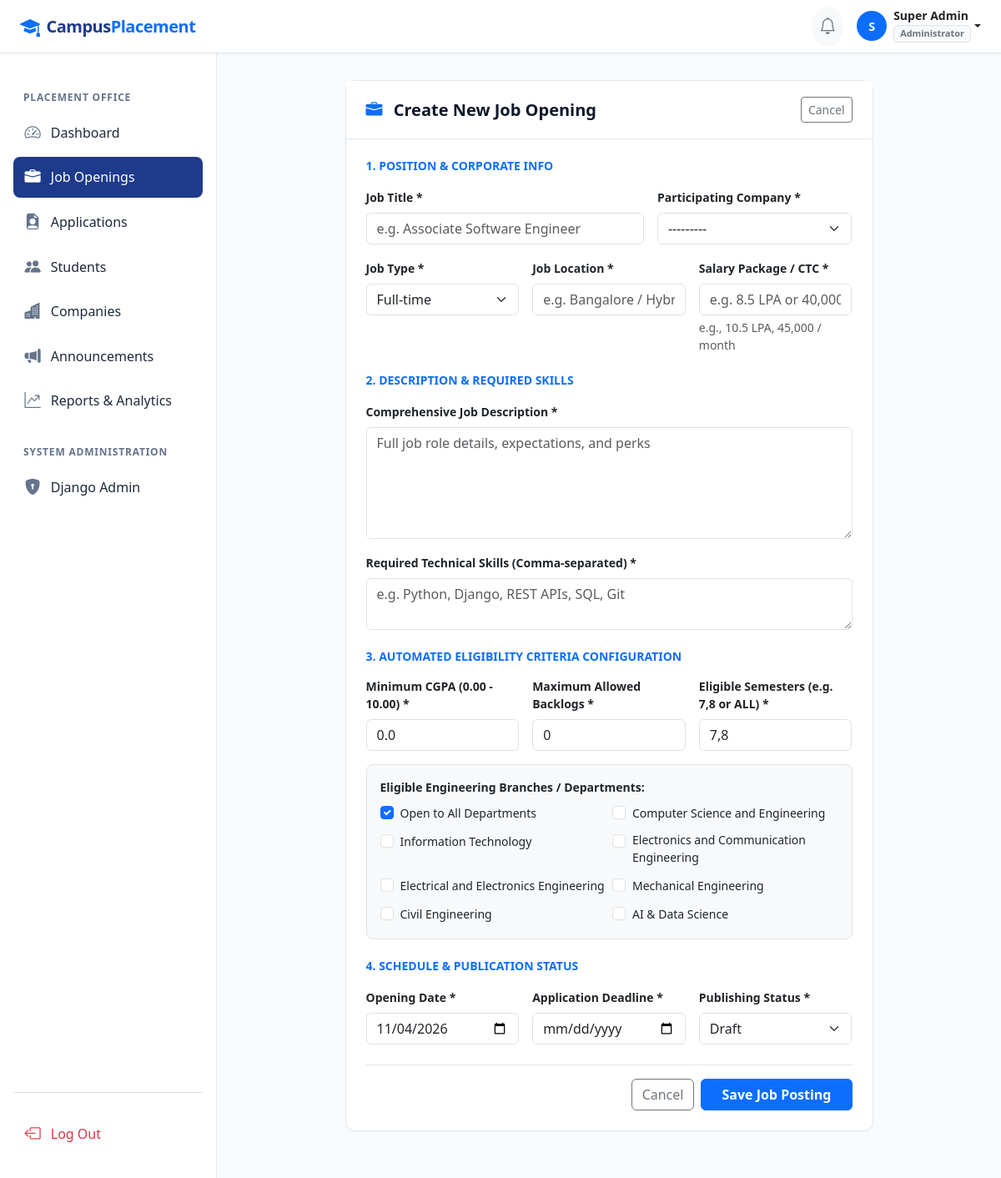
Screenshot of /jobs/create/ (signed in) with the database file from the repository.
### accounts/models.py (models this page shows, shortened)
class User(AbstractUser):
    ROLE_STUDENT = 'student'
    ROLE_OFFICER = 'officer'
    ROLE_ADMIN = 'admin'
    ROLE_CHOICES = [
        (ROLE_STUDENT, 'Student'),
        (ROLE_OFFICER, 'Placement Officer'),
        (ROLE_ADMIN, 'Administrator'),
    ]
    role = models.CharField(max_length=20, choices=ROLE_CHOICES, default=ROLE_STUDENT)
    email = models.EmailField(unique=True, help_text="Email address must be unique.")
    @property
    def is_student(self):
        return self.role == self.ROLE_STUDENT
    @property
    def is_officer(self):
        return self.role == self.ROLE_OFFICER or self.is_superuser or self.is_staff

### jobs/views.py (the view)
# urls.py: path('create/', views.job_create, name='create'),
@officer_required
def job_create(request):
    if request.method == 'POST':
        form = JobForm(request.POST)
        if form.is_valid():
            job = form.save(commit=False)
            job.created_by = request.user
            job.save()
            messages.success(request, f"Job '{job.title}' created successfully.")
            return redirect('jobs:detail', pk=job.pk)
        else:
            messages.error(request, "Please check the form for errors.")
    else:
        form = JobForm()
    return render(request, 'jobs/job_form.html', {'form': form, 'title': 'Create New Job Opening'})

### companies/models.py (called while the page is built)
    def __str__(self):
        return self.name

### notifications/context_processors.py (called while the page is built)
def unread_notifications_count(request):
    if request.user.is_authenticated:
        count = request.user.notifications.filter(is_read=False).count()
        unread_notifications = request.user.notifications.filter(is_read=False)[:5]
        return {
            'unread_notifications_count': count,
            'recent_unread_notifications': unread_notifications,
        }
    return {
        'unread_notifications_count': 0,
        'recent_unread_notifications': [],
    }

### templates/jobs/job_form.html (shortened to what this page needs)
{% extends 'base.html' %}
{% load static %}
{% block content %}
<div class="container-fluid">
  <div class="row justify-content-center">
    <div class="col-lg-9">
      <div class="card card-custom mb-4">
        <div class="card-header bg-white d-flex justify-content-between align-items-center">
          <h5 class="fw-bold mb-0"><i class="bi bi-briefcase-fill text-primary me-2"></i> {{ title }}</h5>
          <a href="{% url 'jobs:list' %}" class="btn btn-sm btn-outline-secondary">Cancel</a>
        </div>
        <div class="card-body p-4">
          <form method="post" novalidate>
            <h6 class="fw-bold text-primary mb-3 text-uppercase small letter-spacing-1">1. Position & Corporate Info</h6>
            <div class="row g-3 mb-4">
              <div class="col-md-7">
                <label class="form-label fw-semibold small">Job Title *</label>
                {{ form.title }}
              </div>
              <div class="col-md-5">
                <label class="form-label fw-semibold small">Participating Company *</label>
                {{ form.company }}
              </div>
              <div class="col-md-4">
                <label class="form-label fw-semibold small">Job Type *</label>
                {{ form.job_type }}
              </div>
              <div class="col-md-4">
                <label class="form-label fw-semibold small">Job Location *</label>
                {{ form.location }}
              </div>
              <div class="col-md-4">
                <label class="form-label fw-semibold small">Salary Package / CTC *</label>
                {{ form.salary_package }}
                <div class="form-text small">{{ form.salary_package.help_text }}</div>
              </div>
            </div>
            <h6 class="fw-bold text-primary mb-3 text-uppercase small letter-spacing-1">2. Description & Required Skills</h6>
            <div class="mb-3">
              <label class="form-label fw-semibold small">Comprehensive Job Description *</label>
              {{ form.description }}
            </div>
            <div class="mb-4">
              <label class="form-label fw-semibold small">Required Technical Skills (Comma-separated) *</label>
              {{ form.required_skills }}
            </div>
            <h6 class="fw-bold text-primary mb-3 text-uppercase small letter-spacing-1">3. Automated Eligibility Criteria Configuration</h6>
            <div class="row g-3 mb-3">
              <div class="col-md-4">
                <label class="form-label fw-semibold small">Minimum CGPA (0.00 - 10.00) *</label>
                {{ form.min_cgpa }}
              </div>
              <div class="col-md-4">
                <label class="form-label fw-semibold small">Maximum Allowed Backlogs *</label>
                {{ form.max_backlogs }}
              </div>
              <div class="col-md-4">
                <label class="form-label fw-semibold small">Eligible Semesters (e.g. 7,8 or ALL) *</label>
                {{ form.eligible_semesters }}
              </div>
            </div>
            <div class="mb-4 p-3 bg-light rounded-3 border">
              <label class="form-label fw-semibold small d-block mb-2">Eligible Engineering Branches / Departments:</label>
              <div class="row g-2">
                {% for choice in form.department_selection %}
                  <div class="col-md-6">
                    <div class="form-check">
                      {{ choice.tag }}
                      <label class="form-check-label small" for="{{ choice.id_for_label }}">{{ choice.choice_label }}</label>
                    </div>
                  </div>
                {% endfor %}
              </div>
            </div>
            <h6 class="fw-bold text-primary mb-3 text-uppercase small letter-spacing-1">4. Schedule & Publication Status</h6>
            <div class="row g-3 mb-4">
              <div class="col-md-4">
                <label class="form-label fw-semibold small">Opening Date *</label>
                {{ form.opening_date }}
              </div>
              <div class="col-md-4">
                <label class="form-label fw-semibold small">Application Deadline *</label>
                {{ form.deadline }}
              </div>
              <div class="col-md-4">
                <label class="form-label fw-semibold small">Publishing Status *</label>
                {{ form.status }}
              </div>
            </div>
            <div class="d-flex justify-content-end gap-2 border-top pt-3">
              <a href="{% url 'jobs:list' %}" class="btn btn-outline-secondary">Cancel</a>
              <button type="submit" class="btn btn-primary px-4 fw-semibold">Save Job Posting</button>
            </div>
          </form>
        </div>
      </div>
    </div>
  </div>
</div>
{% endblock %}

### templates/navbar.html (shortened to what this page needs)
<nav class="navbar navbar-expand-lg top-navbar">
  <div class="container-fluid px-3 px-lg-4">
    <a class="navbar-brand navbar-brand-custom" href="{% if user.is_authenticated %}{% url 'dashboard:redirect' %}{% else %}{% url 'dashboard:home' %}{% endif %}">
      <i class="bi bi-mortarboard-fill fs-4 text-primary"></i>
      <span>Campus<span class="text-primary">Placement</span></span>
    </a>
    <div class="ms-auto d-flex align-items-center gap-3">
      {% if user.is_authenticated %}
        <div class="dropdown">
          <a class="btn btn-light position-relative rounded-circle p-2 text-secondary" href="#" role="button" data-bs-toggle="dropdown" aria-expanded="false" title="Notifications">
            <i class="bi bi-bell fs-5"></i>
          </a>
        </div>
        <div class="dropdown">
          <a class="d-flex align-items-center text-decoration-none dropdown-toggle text-dark" href="#" role="button" data-bs-toggle="dropdown" aria-expanded="false">
            <div class="bg-primary text-white rounded-circle d-flex align-items-center justify-content-center me-2 fw-bold" style="width: 36px; height: 36px; font-size: 0.9rem;">
              {{ user.first_name|first|default:user.username|first|upper }}
            </div>
            <div class="d-none d-md-block text-start">
              <div class="fw-semibold small lh-1">{{ user.get_full_name|default:user.username }}</div>
              <span class="badge bg-light text-secondary border mt-1" style="font-size: 0.68rem;">{{ user.get_role_display }}</span>
            </div>
          </a>
        </div>
      {% else %}
        <a href="{% url 'accounts:login' %}" class="btn btn-outline-primary btn-sm px-3">Log In</a>
        <a href="{% url 'accounts:register' %}" class="btn btn-primary btn-sm px-3">Student Registration</a>
      {% endif %}
    </div>
  </div>
</nav>

### static/css/custom.css (style rules this page uses)
:root { --primary-color: #1e3a8a; --primary-hover: #1e40af; --secondary-color: #0f172a; --accent-color: #2563eb; --accent-light: #eff6ff; --success-color: #059669; --warning-color: #d97706; --danger-color: #dc2626; --info-color: #0284c7; --bg-light: #f8fafc; --card-border: #e2e8f0; --text-dark: #1e293b; --text-muted: #64748b; --sidebar-width: 260px; --navbar-height: 64px; }
body { font-family: 'Segoe UI', system-ui, -apple-system, BlinkMacSystemFont, Roboto, Oxygen, Ubuntu, Cantarell, sans-serif; background-color: var(--bg-light); color: var(--text-dark); min-height: 100vh; margin: 0; }
.navbar-brand-custom { font-weight: 700; letter-spacing: -0.5px; color: var(--primary-color) !important; display: flex; align-items: center; gap: 0.5rem; }
.top-navbar { position: fixed; top: 0; left: 0; right: 0; background: #ffffff; border-bottom: 1px solid var(--card-border); box-shadow: 0 1px 3px rgba(0, 0, 0, 0.05); z-index: 1030; height: var(--navbar-height); }
.card-custom { background: #ffffff; border: 1px solid var(--card-border); border-radius: 12px; box-shadow: 0 1px 3px rgba(0, 0, 0, 0.03); }
.card-custom .card-header { background: transparent; border-bottom: 1px solid var(--card-border); padding: 1.2rem 1.5rem; font-weight: 600; color: var(--secondary-color); }
.card-custom .card-body { padding: 1.5rem; }

### rows the page displays
User: first_name|first "S", get_full_name "Super Admin", role "Administrator"

### other values shown
{{ title }} "Create New Job Opening"
{{ choice.choice_label }} "Open to All Departments" "Computer Science and Engineering" "Information Technology" "Electronics and Communication Engineering" "Electrical and Electronics Engineering" "Mechanical Engineering" "Civil Engineering" "AI & Data Science"
